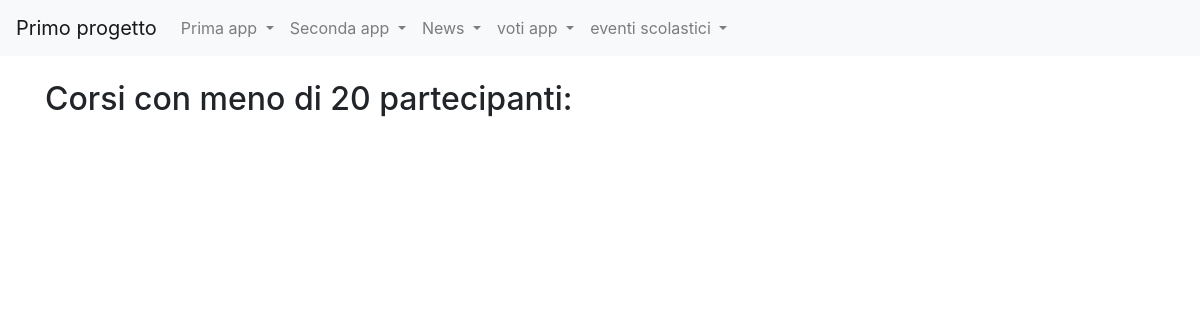
The page /corsi_formazione/view_d_corsi on the database as committed earlier.
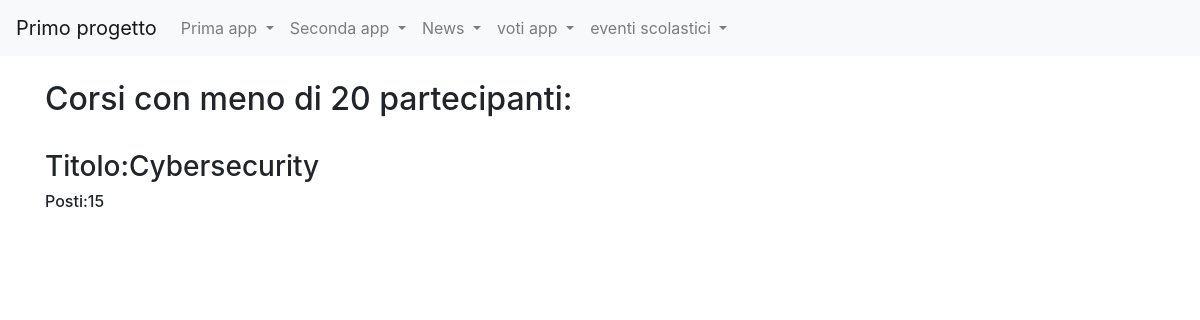
The same page on the database as committed later.
### corsi_formazione/models.py (models this page shows, shortened)
class Corso(models.Model):
    titolo=models.CharField(max_length=30)
    descrizione=models.TextField()
    data_inizio=models.DateField(blank=True)
    data_fine=models.DateField(blank=True)
    posti_disponibili=models.IntegerField(default=0)
    class Meta:
        verbose_name="Corso"
        verbose_name_plural="Corsi"

### corsi_formazione/views.py (the view)
# urls.py: path("view_d_corsi", view_d_corsi, name="view_d_corsi"),
def view_d_corsi(request):
    meno_posti=Corso.objects.filter(posti_disponibili__lt=20)
    return render(request, "view_d_corsi.html", context={
        'meno_posti':meno_posti
    })

### corsi_formazione/templates/view_d_corsi.html (shortened to what this page needs)
{% extends "base.html"%}
{%block content%}
    <h2>Corsi con meno di 20 partecipanti:</h2><br>
    {% for corso in meno_posti %}
        <h3>Titolo:{{corso.titolo}}</h3>
        <h6>Posti:{{corso.posti_disponibili}}</h6><br><br>
    {% endfor %}
{%endblock content%}

Rows that differ between the two databases and show on the page:
added Corso: titolo "Cybersecurity", posti_disponibili "15"
